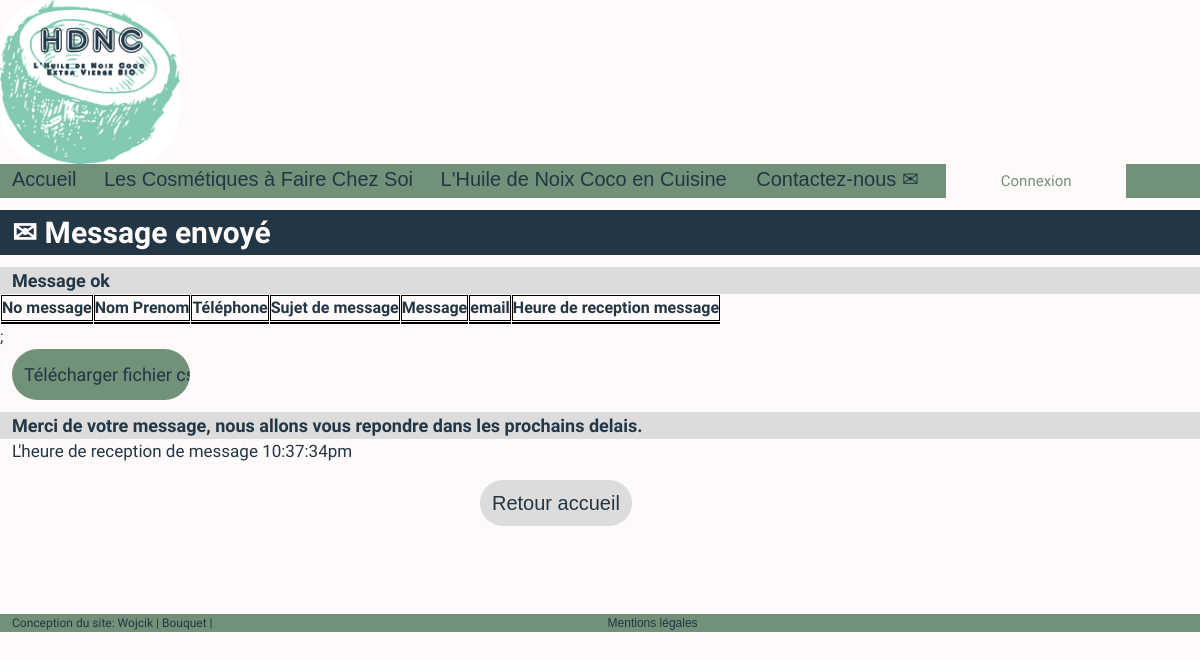
Page /message.php (signed in) on the earlier database version.
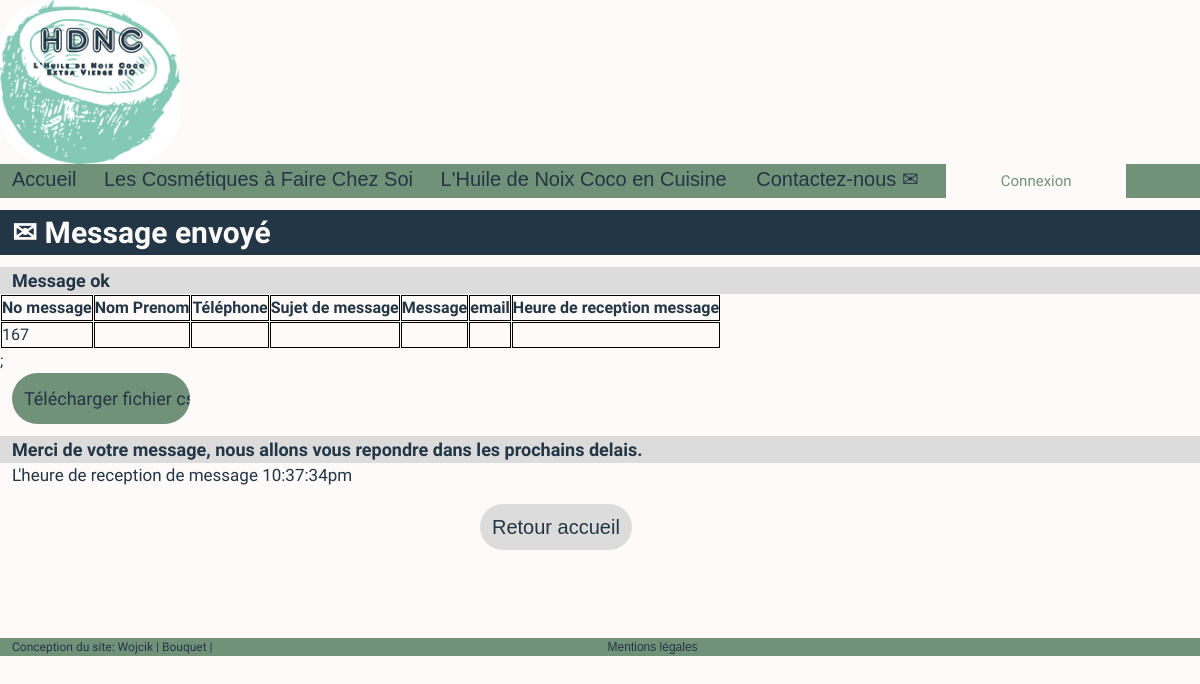
Same page on the later database version.
### tables this page shows
CREATE TABLE `user` (
  `id_user` int(10) NOT NULL,
  `login` varchar(255) NOT NULL,
  `password` varchar(255) NOT NULL,
  `nom` varchar(255) NOT NULL
);

CREATE TABLE `message` (
  `id_message` int(10) NOT NULL,
  `name` varchar(255) NOT NULL,
  `phone` varchar(15) NOT NULL,
  `name_message` varchar(255) NOT NULL,
  `content_message` varchar(255) NOT NULL,
  `email` varchar(255) NOT NULL
);

### inc/reception.php (the view, shortened to what this page needs)
<?php
    $requete1="SELECT id_message FROM message";
    $requete2="SELECT name FROM message";
    $requete3="SELECT phone FROM message";
    $requete4="SELECT name_message FROM message";
    $requete5="SELECT content_message FROM message";
    $requete6="SELECT email FROM message";
    require("inc/connect_bdd.php");
    $resultat1 = $con->query($requete1);
    $resultat2 = $con->query($requete2);
    $resultat3 = $con->query($requete3);
    $resultat4 = $con->query($requete4);
    $resultat5 = $con->query($requete5);
    $resultat6 = $con->query($requete6);
function afficher($resultat0){
  if(isset($_SESSION['session'])){
      while(($donnees = $resultat0->fetch())){
       $i=0;
          foreach($donnees as $don) {
          if(isset($donnees[$i])){
             echo $donnees[$i];
             $i++;
          }
        }
        ?><br/><?php
      }}
      }?>
      <table cellpadding="10px" cellspacing="1px" border="5px" border-color="black" border-style="solid" font-family="Expletus Sans">
        <tr><th>No message</th><th>Nom Prenom</th> <th>Téléphone</th><th>Sujet de message</th><th>Message</th><th>email</th><th>Heure de reception message</th></tr>
        <tr>
          <td><?php afficher($resultat1);?></td>
          <td><?php afficher($resultat2);?></td>
          <td><?php afficher($resultat3);?></td>
          <td><?php afficher($resultat4);?></td>
          <td><?php afficher($resultat5);?></td>
          <td><?php afficher($resultat6);?></td>
          <td><?php date("h:i:sa");?></td>
        </tr>
      </table>;
  <?php
    if(isset($_SESSION['session'])){
      echo '<p><a href="messages.csv" download><input type="button" id="download" clas="download" name="download" value="Télécharger fichier csv" /></a></p>';
    }?>

### message.php (shortened to what this page needs)
<!Doctype html>
<html lang="fr">
<head>
  <link href="css/stylescat.css" rel="stylesheet" type="text/css"/>
  <link href="css/styles.css" rel="stylesheet" type="text/css"/>
</head>
<body>
  <header>
<?php include("inc/logo.php")?>
    <?php include ("inc/menu.php");?>
    </header>
  <header>
    <h1> &#9993 Message envoyé </h1>
  </header>
  <main>
    <h2>Message ok</h2>
    <div id="confirm" >
      <?php
       if(isset($_SESSION['session'])){include ("inc/reception.php");}?>
      <h2>Merci de votre message, nous allons vous repondre dans les prochains delais.</h2>
      <p name="hour" id="hour">
      <?php
      echo "L'heure de reception de message ".date("h:i:sa");
      ?>
      </p>
    </div>
    <div id="back">
    <a id="retour" href="index.php">Retour accueil</a>
    </div>
  </main>
  <?php include ("inc/footer.php");?>
</body>
</html>

### inc/logo.php
<div class="v">
        <a href="index.php"><img id="logo" src ='images/kokos1.jpg'  alt = 'huile'  width="200px" height="200px"/></a>
    </div>

### inc/menu.php (shortened to what this page needs)
<nav id="topmenu">
      <ol>
        <li><a href="index.php">Accueil</a></li>
        <li><a href="acategorie.php">Les Cosmétiques à Faire Chez Soi</a></li>
        <li><a href="bcategorie.php">L'Huile de Noix Coco en Cuisine </a></li>
        <li><a href="contact.php">Contactez-nous &#9993</a></li>
        <li>
        <?php
        if(!isset($_SESSION['login'])){
          echo '<a href="connexion.php"><input type="button" id="connect" name="connect" value="Connexion"/></a><?php';
        }
        else{
          echo '<a href="logout.php"><input type="button" id="connect" name="connect" value="Deconnexion"/></a>';
        }?>
         </li>
      </ol>
 </nav>

### inc/footer.php (shortened to what this page needs)
<footer>
  <p id="f">
  Conception du site:
   <?php
    $requete1="SELECT nom FROM user WHERE id_user=1 OR id_user=2";
    require("inc/connect_bdd.php");
    $resultat = $con->query($requete1);
     while($donnees = $resultat->fetch()) {
      $i=0;
      foreach ($donnees as $don) {
        if(isset($donnees[$i])){echo $donnees[$i]." | ";
        }
        $i++;
      }
    }
    ?>
        <a class="mentions" href="mentionslegales.php" target="_blank"> Mentions légales</a>
      </p>
</footer>

### css/stylescat.css (style rules this page uses)
#download { width:15%; heigh:auto; padding:1%; border-radius:50px; margin: 0 84% 1% auto; text-align: center; font-size: 18px; background-color:var(--turquoise); }
input { font-family:'Expletus Sans', cursive; width:100%; height:auto; font-size: 15px; color: var(--marine); background-color:--ciel; }
#confirm { width:100%; heigh: auto; font-family:'Expletus Sans', cursive; font-size:16px; display:block; }
#back { display:block; }
#retour { font-size:auto; color: var(--marine); font-style:bold; width:100%; padding:1%; height:auto; background-color:var(--ciel); border-radius:50px; margin-left:40%; margin-right: auto; text-decoration:none; }
table tr, th, td { cellpadding:10px; cellspacing:1px; border:1px; border-color:black; border-style:solid; font-family:Expletus Sans; }

### css/styles.css (style rules this page uses)
* { margin:0px; padding:0px; border:0px; line-height:1.5em; vertical-align:baseline; text-decoration:none; outline:0; }
main { display:block; }
:root { --marine:#223645; --brique:#B83A1B; --ciel:#DCDCDC; --turquoise:#729179; --blanc:#FFFAFA; }
body { background-color:snow; font-size:14px; color:var(--marine); width:100%; height:auto; lettre-spacig:2px; line-spacing:2px; }
a { font-size: 20px; font-style: bold; color:var(--marine); font-family:'Arial', bold; -webkit-transition: font-size 0.3s; transition: font-size 23px, color var(--brique); transition-timing-function: linear; }
div.v { width:100%; position:top; display:inline; }
#logo { float: left; display:inline-block; width:15%; height:auto; border-radius:50px; }
#topmenu { clear:both; width:100%; height:auto; display:block; font-style:bold; }
ol { list-style-type:none; background-color:var(--turquoise); width:100%; height:auto; }
li { display: inline; padding: 1%; height:auto; }
li a { color:var(--marine); text-align:left; height:auto; font-size: auto; font-style: bold; }
#connect { background-color:var(--blanc); width:15%; height:auto; display: inline; font-style:bold; color:var(--turquoise); padding:0.5%; }
h1 { font-size:30px; font-family:'Comfortaa', cursive; color:var(--blanc); background-color:var(--marine); margin: 1% 0 1% 0; padding:0 0 0 1%; -webkit-transition: background-color 1s, color 1s; transition: background-color var(--blanc), color var(--marine); transition-timing-function: linear; }
h2 { background-color:var(--ciel); font-family:'Comfortaa', cursive; font-size: 18px; padding:0 0 0 1%; -webkit-transition: background-color 1s, color 1s; transition: background-color var(--marine), color var(--ciel); transition-timing-function: linear; }
p { font-size: 17px; font-family:'Expletus Sans', cursive; padding:0 0 0 1%; }
footer { display:block; background-color:var(--turquoise); font-size:12px; font-family: 'Expletus Sans', cursive; clear:both; margin: 1% 0 1% 0; }
a.mentions { margin-left: 33%; font-size: 12px; text-align: center; }
#f { font-size: 12px; position: sticky; }

Differences in the rows shown:
added message: id_message "167"
